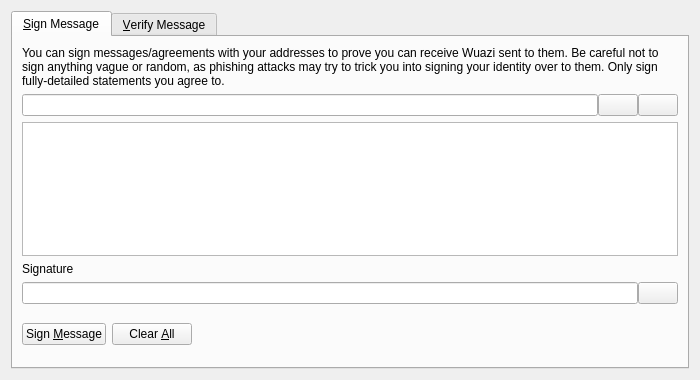
<?xml version="1.0" encoding="UTF-8"?>
<ui version="4.0">
 <class>SignVerifyMessageDialog</class>
 <widget class="QDialog" name="SignVerifyMessageDialog">
  <property name="geometry">
   <rect>
    <x>0</x>
    <y>0</y>
    <width>700</width>
    <height>380</height>
   </rect>
  </property>
  <property name="windowTitle">
   <string>Signatures - Sign / Verify a Message</string>
  </property>
  <property name="modal">
   <bool>true</bool>
  </property>
  <layout class="QVBoxLayout" name="verticalLayout">
   <item>
    <widget class="QTabWidget" name="tabWidget">
     <property name="currentIndex">
      <number>0</number>
     </property>
     <widget class="QWidget" name="tabSignMessage">
      <attribute name="title">
       <string>&amp;Sign Message</string>
      </attribute>
      <layout class="QVBoxLayout" name="verticalLayout_SM">
       <item>
        <widget class="QLabel" name="infoLabel_SM">
         <property name="text">
          <string>You can sign messages/agreements with your addresses to prove you can receive Wuazi sent to them. Be careful not to sign anything vague or random, as phishing attacks may try to trick you into signing your identity over to them. Only sign fully-detailed statements you agree to.</string>
         </property>
         <property name="textFormat">
          <enum>Qt::PlainText</enum>
         </property>
         <property name="wordWrap">
          <bool>true</bool>
         </property>
        </widget>
       </item>
       <item>
        <layout class="QHBoxLayout" name="horizontalLayout_1_SM">
         <property name="spacing">
          <number>0</number>
         </property>
         <item>
          <widget class="QValidatedLineEdit" name="addressIn_SM">
           <property name="toolTip">
            <string>The Wuazi address to sign the message with</string>
           </property>
          </widget>
         </item>
         <item>
          <widget class="QPushButton" name="addressBookButton_SM">
           <property name="toolTip">
            <string>Choose previously used address</string>
           </property>
           <property name="text">
            <string/>
           </property>
           <property name="shortcut">
            <string>Alt+A</string>
           </property>
           <property name="autoDefault">
            <bool>false</bool>
           </property>
          </widget>
         </item>
         <item>
          <widget class="QPushButton" name="pasteButton_SM">
           <property name="toolTip">
            <string>Paste address from clipboard</string>
           </property>
           <property name="text">
            <string/>
           </property>
           <property name="shortcut">
            <string>Alt+P</string>
           </property>
           <property name="autoDefault">
            <bool>false</bool>
           </property>
          </widget>
         </item>
        </layout>
       </item>
       <item>
        <widget class="QPlainTextEdit" name="messageIn_SM">
         <property name="toolTip">
          <string>Enter the message you want to sign here</string>
         </property>
        </widget>
       </item>
       <item>
        <widget class="QLabel" name="signatureLabel_SM">
         <property name="text">
          <string>Signature</string>
         </property>
         <property name="textFormat">
          <enum>Qt::PlainText</enum>
         </property>
        </widget>
       </item>
       <item>
        <layout class="QHBoxLayout" name="horizontalLayout_2_SM">
         <property name="spacing">
          <number>0</number>
         </property>
         <item>
          <widget class="QLineEdit" name="signatureOut_SM">
           <property name="font">
            <font>
             <italic>true</italic>
            </font>
           </property>
           <property name="readOnly">
            <bool>true</bool>
           </property>
          </widget>
         </item>
         <item>
          <widget class="QPushButton" name="copySignatureButton_SM">
           <property name="toolTip">
            <string>Copy the current signature to the system clipboard</string>
           </property>
           <property name="text">
            <string/>
           </property>
           <property name="autoDefault">
            <bool>false</bool>
           </property>
          </widget>
         </item>
        </layout>
       </item>
       <item>
        <layout class="QHBoxLayout" name="horizontalLayout_3_SM">
         <item>
          <widget class="QPushButton" name="signMessageButton_SM">
           <property name="toolTip">
            <string>Sign the message to prove you own this Wuazi address</string>
           </property>
           <property name="text">
            <string>Sign &amp;Message</string>
           </property>
           <property name="autoDefault">
            <bool>false</bool>
           </property>
          </widget>
         </item>
         <item>
          <widget class="QPushButton" name="clearButton_SM">
           <property name="toolTip">
            <string>Reset all sign message fields</string>
           </property>
           <property name="text">
            <string>Clear &amp;All</string>
           </property>
           <property name="autoDefault">
            <bool>false</bool>
           </property>
          </widget>
         </item>
         <item>
          <spacer name="horizontalSpacer_1_SM">
           <property name="orientation">
            <enum>Qt::Horizontal</enum>
           </property>
           <property name="sizeHint" stdset="0">
            <size>
             <width>40</width>
             <height>48</height>
            </size>
           </property>
          </spacer>
         </item>
         <item>
          <widget class="QLabel" name="statusLabel_SM">
           <property name="font">
            <font>
             <weight>75</weight>
             <bold>true</bold>
            </font>
           </property>
           <property name="text">
            <string/>
           </property>
           <property name="wordWrap">
            <bool>true</bool>
           </property>
          </widget>
         </item>
         <item>
          <spacer name="horizontalSpacer_2_SM">
           <property name="orientation">
            <enum>Qt::Horizontal</enum>
           </property>
           <property name="sizeHint" stdset="0">
            <size>
             <width>40</width>
             <height>48</height>
            </size>
           </property>
          </spacer>
         </item>
        </layout>
       </item>
      </layout>
     </widget>
     <widget class="QWidget" name="tabVerifyMessage">
      <attribute name="title">
       <string>&amp;Verify Message</string>
      </attribute>
      <layout class="QVBoxLayout" name="verticalLayout_VM">
       <item>
        <widget class="QLabel" name="infoLabel_VM">
         <property name="text">
          <string>Enter the receiver's address, message (ensure you copy line breaks, spaces, tabs, etc. exactly) and signature below to verify the message. Be careful not to read more into the signature than what is in the signed message itself, to avoid being tricked by a man-in-the-middle attack. Note that this only proves the signing party receives with the address, it cannot prove sendership of any transaction!</string>
         </property>
         <property name="textFormat">
          <enum>Qt::PlainText</enum>
         </property>
         <property name="alignment">
          <set>Qt::AlignLeading|Qt::AlignLeft|Qt::AlignTop</set>
         </property>
         <property name="wordWrap">
          <bool>true</bool>
         </property>
        </widget>
       </item>
       <item>
        <layout class="QHBoxLayout" name="horizontalLayout_1_VM">
         <property name="spacing">
          <number>0</number>
         </property>
         <item>
          <widget class="QValidatedLineEdit" name="addressIn_VM">
           <property name="toolTip">
            <string>The Wuazi address the message was signed with</string>
           </property>
          </widget>
         </item>
         <item>
          <widget class="QPushButton" name="addressBookButton_VM">
           <property name="toolTip">
            <string>Choose previously used address</string>
           </property>
           <property name="text">
            <string/>
           </property>
           <property name="shortcut">
            <string>Alt+A</string>
           </property>
           <property name="autoDefault">
            <bool>false</bool>
           </property>
          </widget>
         </item>
        </layout>
       </item>
       <item>
        <widget class="QPlainTextEdit" name="messageIn_VM"/>
       </item>
       <item>
        <widget class="QValidatedLineEdit" name="signatureIn_VM"/>
       </item>
       <item>
        <layout class="QHBoxLayout" name="horizontalLayout_2_VM">
         <item>
          <widget class="QPushButton" name="verifyMessageButton_VM">
           <property name="toolTip">
            <string>Verify the message to ensure it was signed with the specified Wuazi address</string>
           </property>
           <property name="text">
            <string>Verify &amp;Message</string>
           </property>
           <property name="autoDefault">
            <bool>false</bool>
           </property>
          </widget>
         </item>
         <item>
          <widget class="QPushButton" name="clearButton_VM">
           <property name="toolTip">
            <string>Reset all verify message fields</string>
           </property>
           <property name="text">
            <string>Clear &amp;All</string>
           </property>
           <property name="autoDefault">
            <bool>false</bool>
           </property>
          </widget>
         </item>
         <item>
          <spacer name="horizontalSpacer_1_VM">
           <property name="orientation">
            <enum>Qt::Horizontal</enum>
           </property>
           <property name="sizeHint" stdset="0">
            <size>
             <width>40</width>
             <height>48</height>
            </size>
           </property>
          </spacer>
         </item>
         <item>
          <widget class="QLabel" name="statusLabel_VM">
           <property name="font">
            <font>
             <weight>75</weight>
             <bold>true</bold>
            </font>
           </property>
           <property name="text">
            <string/>
           </property>
           <property name="wordWrap">
            <bool>true</bool>
           </property>
          </widget>
         </item>
         <item>
          <spacer name="horizontalSpacer_2_VM">
           <property name="orientation">
            <enum>Qt::Horizontal</enum>
           </property>
           <property name="sizeHint" stdset="0">
            <size>
             <width>40</width>
             <height>48</height>
            </size>
           </property>
          </spacer>
         </item>
        </layout>
       </item>
      </layout>
     </widget>
    </widget>
   </item>
  </layout>
 </widget>
 <customwidgets>
  <customwidget>
   <class>QValidatedLineEdit</class>
   <extends>QLineEdit</extends>
   <header>qvalidatedlineedit.h</header>
  </customwidget>
 </customwidgets>
 <resources>
  <include location="../wuazi.qrc"/>
 </resources>
 <connections/>
</ui>
